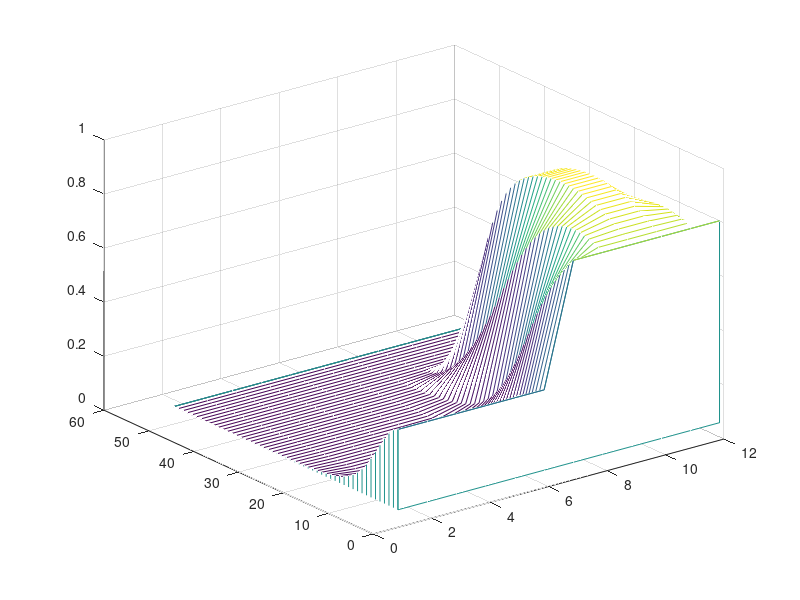

Reproduce this figure in MATLAB.
%RUN_EXTREME.M
% Cobb-inspired ODE model for political opinion.
%
% Hi Alex,
% Below is a MATLAB code for the model.
% The roots of the quadratic u(1-u) = r/epsi are u=0.9472 and 0.0528
% I can see these values arising in the iteration,
% The ietation can tend to a steady state at one of these
% values or thet other. If we start with two levels: first N/2
% nodes low and last N/2 nodes high, then the fisrt N/2 nodes tend to the 
% low value and the seod N/2 modes tend to the high vaue, before one
% the levels eventually wins out.
% 
% I can also see iterations were everyhtign tends to g.
%
% So I think we need to do a stability analysis to see when 
% these states are attractive.
%
% cheers,
% Des
%
% DJH Dec 2016
%

r = 0.05;
epsi = 1;
g = 0.7;

N = 12;

% Set up A for nearest neighbour ring network
A = zeros(N,N);
A = diag(ones(N-1,1),1) + diag(ones(N-1,1),-1);
A(1,N) = 1;
A(N,1) = 1;
%%%%%%%%%%%%%%%%%%%%%%%%%%%%%%%%%%%%%%%%%%%%


%%%%% Initial values %%%%
Uzero = zeros(N,1);
%Uzero = g + 0.2*rand(N,1);   % initial data random in (0,1)
Uzero(1:N/2) = 0.35;          %
Uzero(N/2+1:end) = 0.8;       %
%Uzero = 0.8*ones(N,1);       % all fixed at 0.8
Uk = Uzero;
steps = 50;
Usol = zeros(N,steps+1);
Usol(:,1) = Uzero;
for k = 1:steps
    Ukp1 = Uk + r*(g - Uk) + (epsi)*(Uk.*(1-Uk)).*(0.5*A*Uk - g);
    %%%%%% Reflection---cold make this better? %%%%
    [a1,b1] = find(Uk<0);
    [a2,b2] = find(Uk>1);
    Uk(a1) = 0.005;   % just reflect back to 0.005
    Uk(a2) = 0.995;   % or 0.995
    Uk'    
    Usol(:,k+1) = Ukp1;
    Uk = Ukp1;
end

waterfall(Usol')
c(1) = 1; 
c(2) = -1;
c(3) = r/epsi;
roots(c)